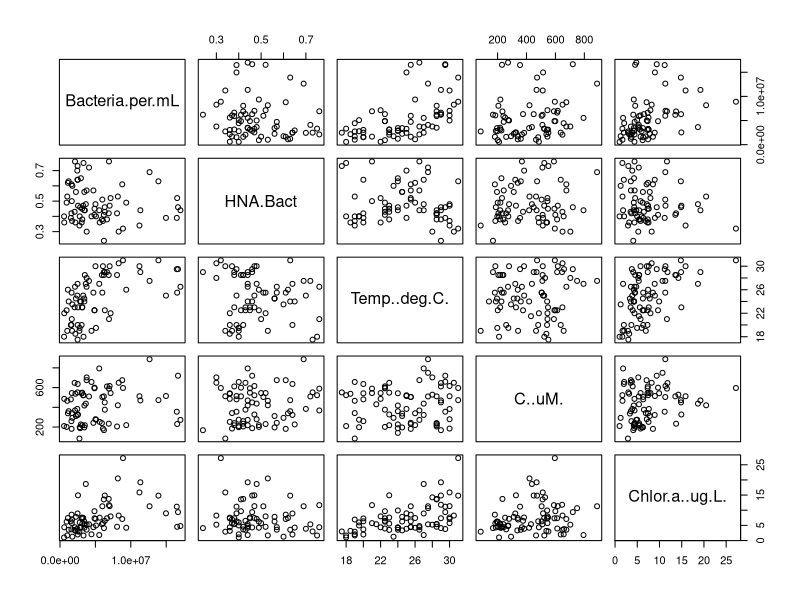
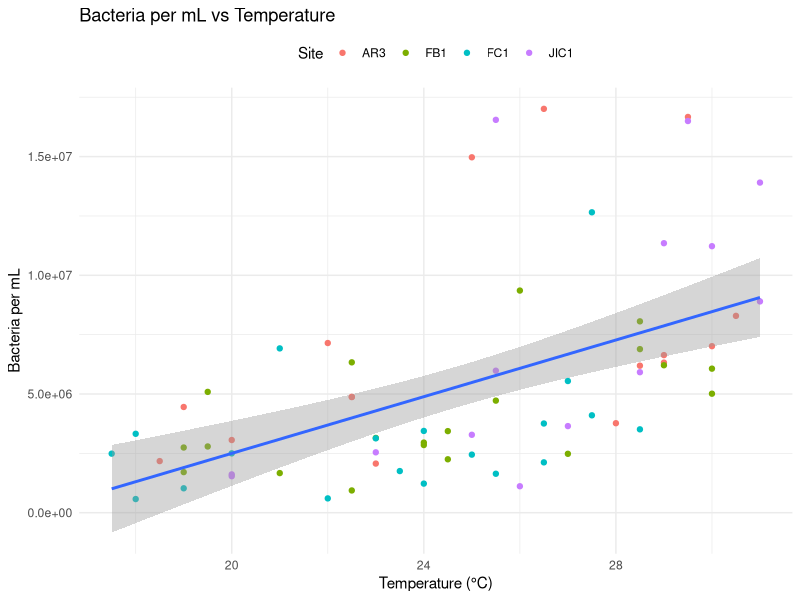
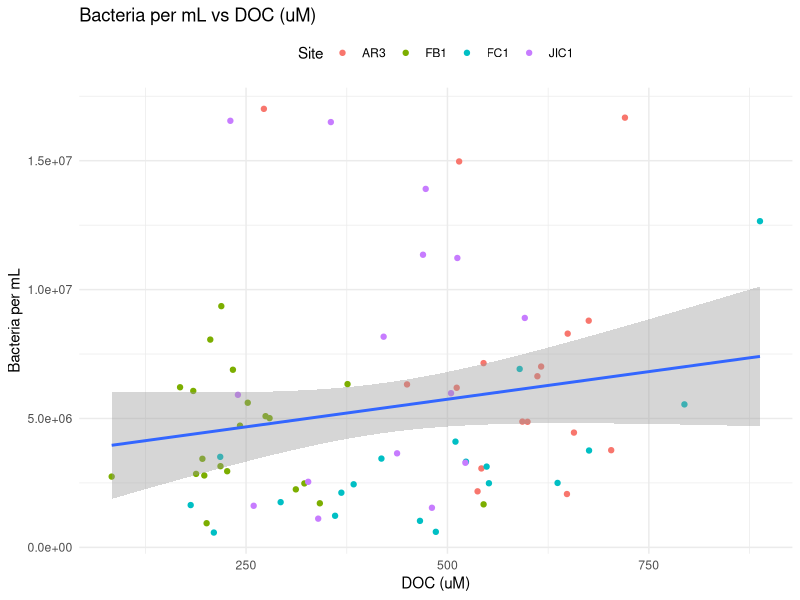
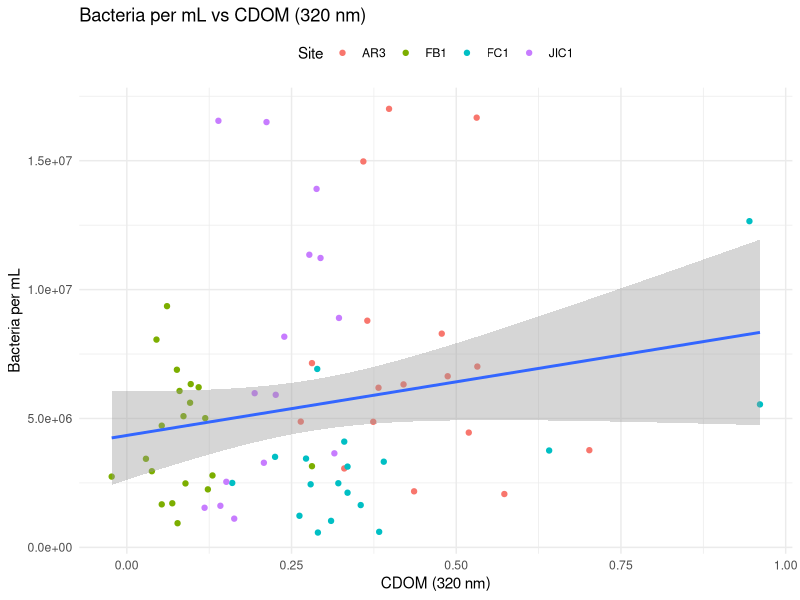
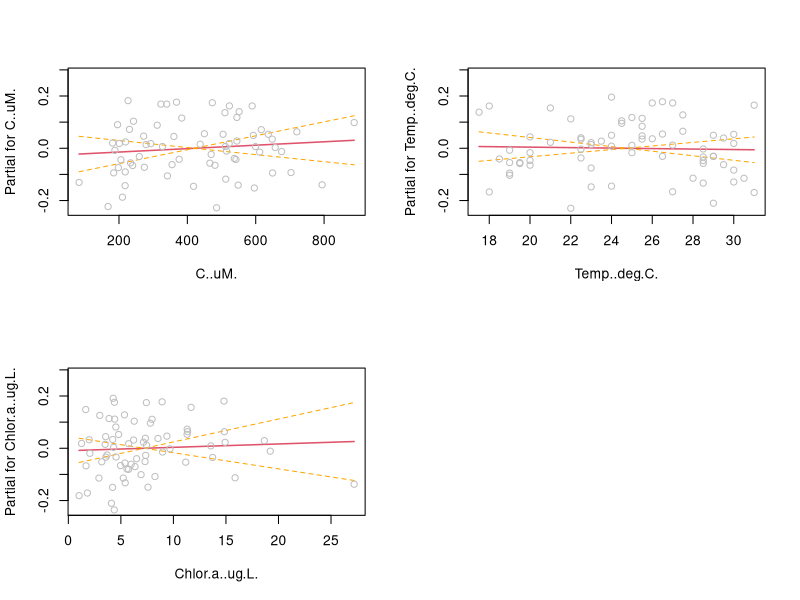

The R source for these figures, in order: (Note: this script raises an error after producing the figures.)
#' First, read in the data found in the data folder. 


bdc <- read.csv('./Data/Bailey DOC_CDOM (3).csv')

##Dependencies 
install.packages('vegan')
library(vegan)
library(car) 
library(ggplot2)
install.packages('GGally')
library(GGally)


#'Subset data to only include Sites: AR3, FB1, FC1, and JIC1
bdc_sub <- subset.data.frame(bdc, bdc$Site %in% c("AR3", "FB1", "FC1", "JIC1"))
head(bdc_sub)

#'Variables of Interest:
#'  - DOC
#'  - Temperature
#'  - Chlorophyll a
#'  - Response:
#'    1. Bacteria per mL (cell count per mL)
#'    2. HNA% of total community (HNA:Bact)

#'Use pairs function to visualize any correlations between variables of interest
pairs(~ Bacteria.per.mL + HNA.Bact + Temp..deg.C. + 
       C..uM. + Chlor.a..ug.L., data = bdc_sub) 

#'Further Subset data by Site for site characteristic analyses
bdc_AR3 <- subset.data.frame(bdc, bdc$Site %in% c("AR3"))
bdc_FB1 <- subset.data.frame(bdc, bdc$Site %in% c("FB1"))
bdc_FC1 <- subset.data.frame(bdc, bdc$Site %in% c("FC1"))
bdc_JIC1 <- subset.data.frame(bdc, bdc$Site %in% c("JIC1"))

#'Create exploratory graphs for bdc_sub data
ggplot(bdc_sub, aes(x = Temp..deg.C., y = Bacteria.per.mL)) +
  geom_point(aes(color = Site)) +  # Add points, color by Site
  geom_smooth(method = lm) +
  labs(title = "Bacteria per mL vs Temperature",
       x = "Temperature (°C)",  
       y = "Bacteria per mL") +
  theme_minimal() +  # A clean theme
  theme(legend.position = "top")  # Position the legend at the top

ggplot(bdc_sub, aes(x = C..uM., y = Bacteria.per.mL)) +
  geom_point(aes(color = Site)) +  # Add points, color by Site
  geom_smooth(method = lm) +
  labs(title = "Bacteria per mL vs DOC (uM)",
       x = "DOC (uM)",  
       y = "Bacteria per mL") +
  theme_minimal() +  # A clean theme
  theme(legend.position = "top")  # Position the legend at the top

ggplot(bdc_sub, aes(x = CDOM..320.nm., y = Bacteria.per.mL)) +
  geom_point(aes(color = Site)) +  # Add points, color by Site
  geom_smooth(method = lm) +
  labs(title = "Bacteria per mL vs CDOM (320 nm)",
       x = "CDOM (320 nm)",  
       y = "Bacteria per mL") +
  theme_minimal() +  # A clean theme
  theme(legend.position = "top")  # Position the legend at the top


#'Generate linear models for both response variables, use bdc_sub as data
lm_bact <- lm(Bacteria.per.mL ~ C..uM. + Temp..deg.C. + Chlor.a..ug.L. + 
                 Site, data = bdc_sub) #assume normal distribution
summary(lm_bact)
Anova(lm_bact, tupe = 3)
RsquareAdj(lm_bact)

lm_HNA <- lm(HNA.Bact ~ C..uM. + Temp..deg.C. + Chlor.a..ug.L. + 
                Site, data = bdc_sub)
summary(lm_HNA)
Anova(lm_HNA, type = 3)
RsquareAdj(lm_HNA)

par(mfrow= c(2,2))
termplot(lm_HNA, se = TRUE, partial.resid = TRUE)

boxplot(HNA.Bact ~ Site, data = bdc_sub)

confint(lm_HNA)
?TukeyHSD

#'Run a Tukey HSD post-hoc analysis to analyze differences between sites
mod_aov <-  aov(HNA.Bact ~  Site, data = bdc_sub)
TukeyHSD(mod_aov) #FC1 significantly different from all other sites

##For the proportion of HNA out of the overall community, Site FC1 was significant
##with FC1 having such a high significance that when sites are combined, the variable
##Site is still significant.



##take out the N and P for these

#'Run Analyses for AR3

bdc_AR3$Bacteria.per.mL <- as.factor(bdc_AR3$Bacteria.per.mL)
pairs(~ bdc_AR3$Temp..deg.C. + bdc_AR3$C..uM. + bdc_AR3$CDOM..320.nm. + bdc_AR3$Chlor.a..ug.L. 
      + bdc_AR3$Bacteria.per.mL + bdc_AR3$HNA.Bact, data = bdc_AR3)

plot(bdc_AR3$Temp..deg.C., bdc_AR3$Bacteria.per.mL) 

bdc_AR3$Bacteria.per.mL <- as.numeric(bdc_AR3$Bacteria.per.mL)
cor_AR3 <- cor.test(bdc_AR3$C..uM., bdc_AR3$Bacteria.per.mL)
cor_AR3

lm_AR3 <- lm(Bacteria.per.mL ~ C..uM. + Temp..deg.C. + Chlor.a..ug.L., data = bdc_AR3)
summary(lm_AR3)
Anova(lm_AR3)
RsquareAdj(lm_AR3)


#'Run Analyses for FB1

bdc_FB1$Bacteria.per.mL <- as.factor(bdc_FB1$Bacteria.per.mL)
pairs(~ bdc_FB1$Temp..deg.C. + bdc_FB1$C..uM. + bdc_FB1$CDOM..320.nm. 
      + bdc_FB1$Bacteria.per.mL + bdc_FB1$HNA.Bact, data = bdc_FB1)

lm_FB1 <- lm(Bacteria.per.mL ~ C..uM. + Temp..deg.C. + Chlor.a..ug.L., data = bdc_FB1)
summary(lm_FB1)
Anova(lm_FB1)
RsquareAdj(lm_FB1)

#'Run Analyses for FC1

bdc_FC1$Bacteria.per.mL <- as.factor(bdc_FC1$Bacteria.per.mL)
pairs(~ Temp..deg.C. + Bacteria.per.mL + HNA, data = bdc_FC1)

lm_FC1 <- lm(Bacteria.per.mL ~ C..uM. + Temp..deg.C. + Chlor.a..ug.L., data = bdc_FC1)
summary(lm_FC1)
Anova(lm_FC1)
RsquareAdj(lm_FC1)



#'Run Analyses for JIC1

bdc_JIC1$Bacteria.per.mL <- as.factor(bdc_JIC1$Bacteria.per.mL)
pairs(~ bdc_JIC1$Temp..deg.C. + bdc_JIC1$C..uM. + bdc_JIC1$CDOM..320.nm. 
      + bdc_JIC1$Bacteria.per.mL + bdc_JIC1$HNA.Bact, data = bdc_JIC1)

lm_JIC1 <- lm(Bacteria.per.mL ~ C..uM. + Temp..deg.C. + Chlor.a..ug.L., data = bdc_JIC1)
summary(lm_JIC1)
Anova(lm_JIC1)
RsquareAdj(lm_JIC1)

